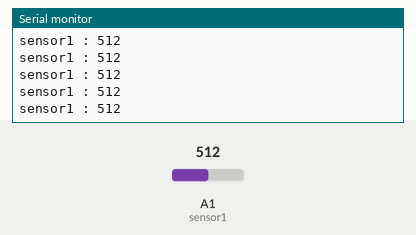
Recording of a sketch running on a simulated Arduino Uno, built with avr-gcc and run on an emulated ATmega328P. Shown: the last lines printed to the serial monitor. The inputs (shaded band) are chosen by the test bench; at power-on: A1 (sensor1) = 512.

Above: at 1.2 s.
1.3 s: A1 (sensor1) set to 716
At 1.31 s:
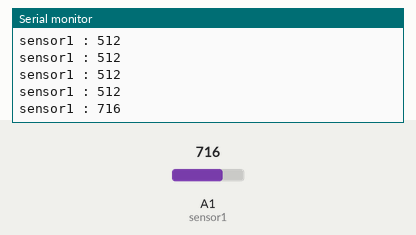
2.8 s: A1 (sensor1) set to 900
At 2.82 s:
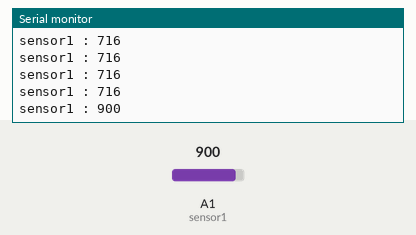
Timing chart, 0 to 5.8 s (numbered marks = the images above; inputs shaded):
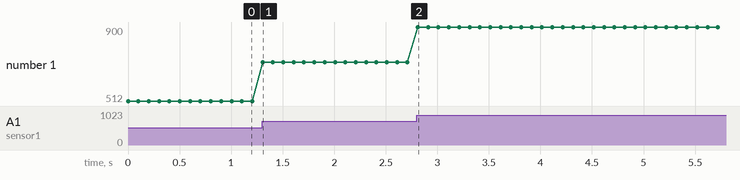

Measured:
- after the input at 1.3 s, the serial monitor: prints a new line at once (image 1)
- after the input at 2.8 s, the serial monitor: prints a new line at once (image 2)
- plotted number 1: 512 → 716 after the input at 1.3 s, 716 → 900 after the input at 2.8 s

The sketch:

sensorTest_3.ino
```cpp
#define sensor1 1                   // 光センサ1_上
#define sensor2 2                   // 光センサ2_中
#define sensor3 3                   // 光センサ3_下


int a_val1 = 0;                    //アナログ値
int a_val2 = 0;                    //アナログ値
int a_val3 = 0;                    //アナログ値

void setup() {
  pinMode(sensor1, INPUT);                     // 光センサ1_上
  pinMode(sensor2, INPUT);                     // 光センサ2_中
  pinMode(sensor3, INPUT);                     // 光センサ3_下
  Serial.begin(115200) ;
}

void loop() {
  a_val1 = analogRead(sensor1);
  //a_val2 = analogRead(sensor2);
  //a_val3 = analogRead(sensor3);
  Serial.write("\nsensor1 : ");
  Serial.print(a_val1);
  //Serial.write(",  ");
  //Serial.write("sensor2 : ");
  //Serial.print(a_val2);
  //Serial.write(",  ");
  //Serial.write("sensor3 : ");
  //Serial.println(a_val3);
  delay(100) ;

}
```
